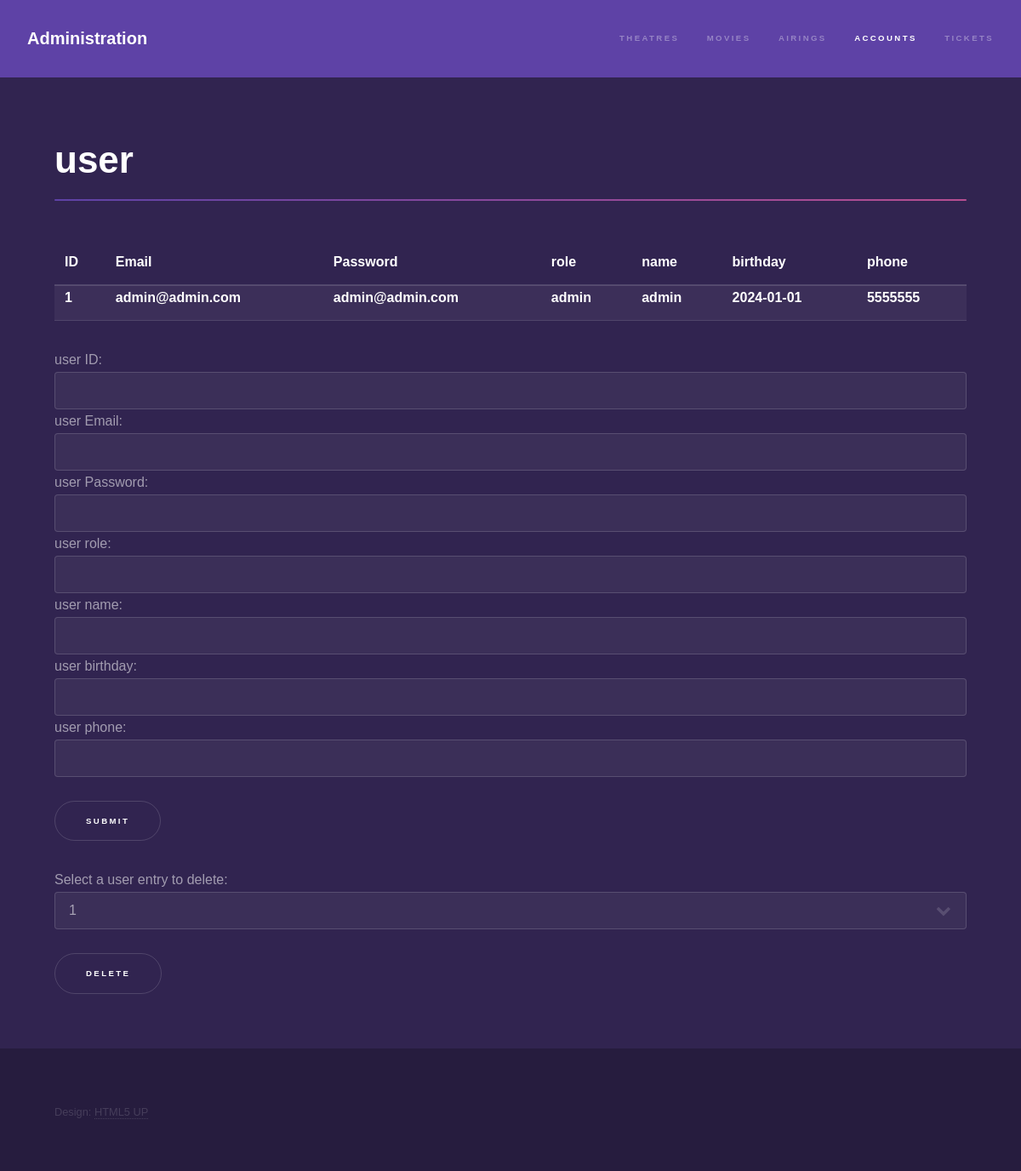
Page /PHP/Accounts.php on the committed database.
### tables this page shows
CREATE TABLE IF NOT EXISTS `user` (
  `ID` int(15) NOT NULL AUTO_INCREMENT,
  `Email` text NOT NULL,
  `Password` varchar(40) NOT NULL,
  `role` text NOT NULL,
  `name` text NOT NULL,
  `birthday` date NOT NULL,
  `phone` int(14) NOT NULL,
  PRIMARY KEY (`ID`)
);

### PHP/Accounts.php (the view, shortened to what this page needs)
<!DOCTYPE HTML>
<html>
<?php
include_once 'C:\wamp\www\includes\database.php';
?>
<head>
    <link rel="stylesheet" href="../assets/css/main.css" />
</head>
<body class="is-preload">
<header id="header">
    <a href="admin.php" class="title">Administration</a>
    <nav>
        <ul>
            <li><a href="Theatres.php">Theatres</a></li>
            <li><a href="adMovies.php">Movies</a></li>
            <li><a href="Airings.php">Airings</a></li>
            <li><a href="Accounts.php" class="active">Accounts</a></li>
            <li><a href="adTickets.php">Tickets</a></li>
        </ul>
    </nav>
</header>
<div id="wrapper">
    <section id="main" class="wrapper">
        <div class="inner">
            <h1 class="major">user</h1>
            <?php
            $sql = "SELECT * FROM user";
            $result = mysqli_query($conn, $sql);
            $rowCount = mysqli_num_rows($result);
            if ($rowCount > 0) {
                print "<table><thead><tr><th>ID</th><th>Email</th><th>Password</th><th>role</th><th>name</th><th>birthday</th><th>phone</th></tr></thead><tbody>";
                while ($row = mysqli_fetch_assoc($result)) {
                    print "<tr><th>{$row["ID"]}</th><th>{$row["Email"]}</th><th>{$row["Password"]}</th><th>{$row["role"]}</th><th>{$row["name"]}</th><th>{$row["birthday"]}</th><th>{$row["phone"]}</th></tr>";
                }
                print "</tbody></table>";
            }
            ?>
            <form method="post">
                user ID:<br>
                <input type="text" name="uID">
                user Email:<br>
                <input type="text" name="Email" required>
                user Password:<br>
                <input type="text" name="Password" required>
                user role:<br>
                <input type="text" name="role" required>
                user name:<br>
                <input type="text" name="name" required>
                user birthday:<br>
                <input type="text" name="birthday" required>
                user phone:<br>
                <input type="text" name="phone" required>
                <br>
                <input type='submit' value='submit'>
            </form>
            <form method="post">
                Select a user entry to delete:
                <select name="duID">
                    <?php
                    $sql = "SELECT ID FROM user";
                    $result = mysqli_query($conn, $sql);
                    $rowCount = mysqli_num_rows($result);
                    if ($rowCount > 0) {
                        while ($row = mysqli_fetch_assoc($result)) {
                            print "<option value='{$row["ID"]}'>{$row["ID"]}</option>";
                        }
                    }
                    ?>
                    <br>
                    <input type='submit' value='delete'>
                </select></form>
        </div>
    </section>
</div>
<footer id="footer" class="wrapper alt">
    <div class="inner">
        <ul class="menu">
            <li>Design: <a href="http://html5up.net">HTML5 UP</a></li>
        </ul>
    </div>
</footer>
</body>
</html>

### rows in the picture
user: ID "1", Email "admin@admin.com", Password "admin@admin.com", role "admin", name "admin", birthday "2024-01-01", phone "5555555"

### other values in the picture
form field duID "1"
